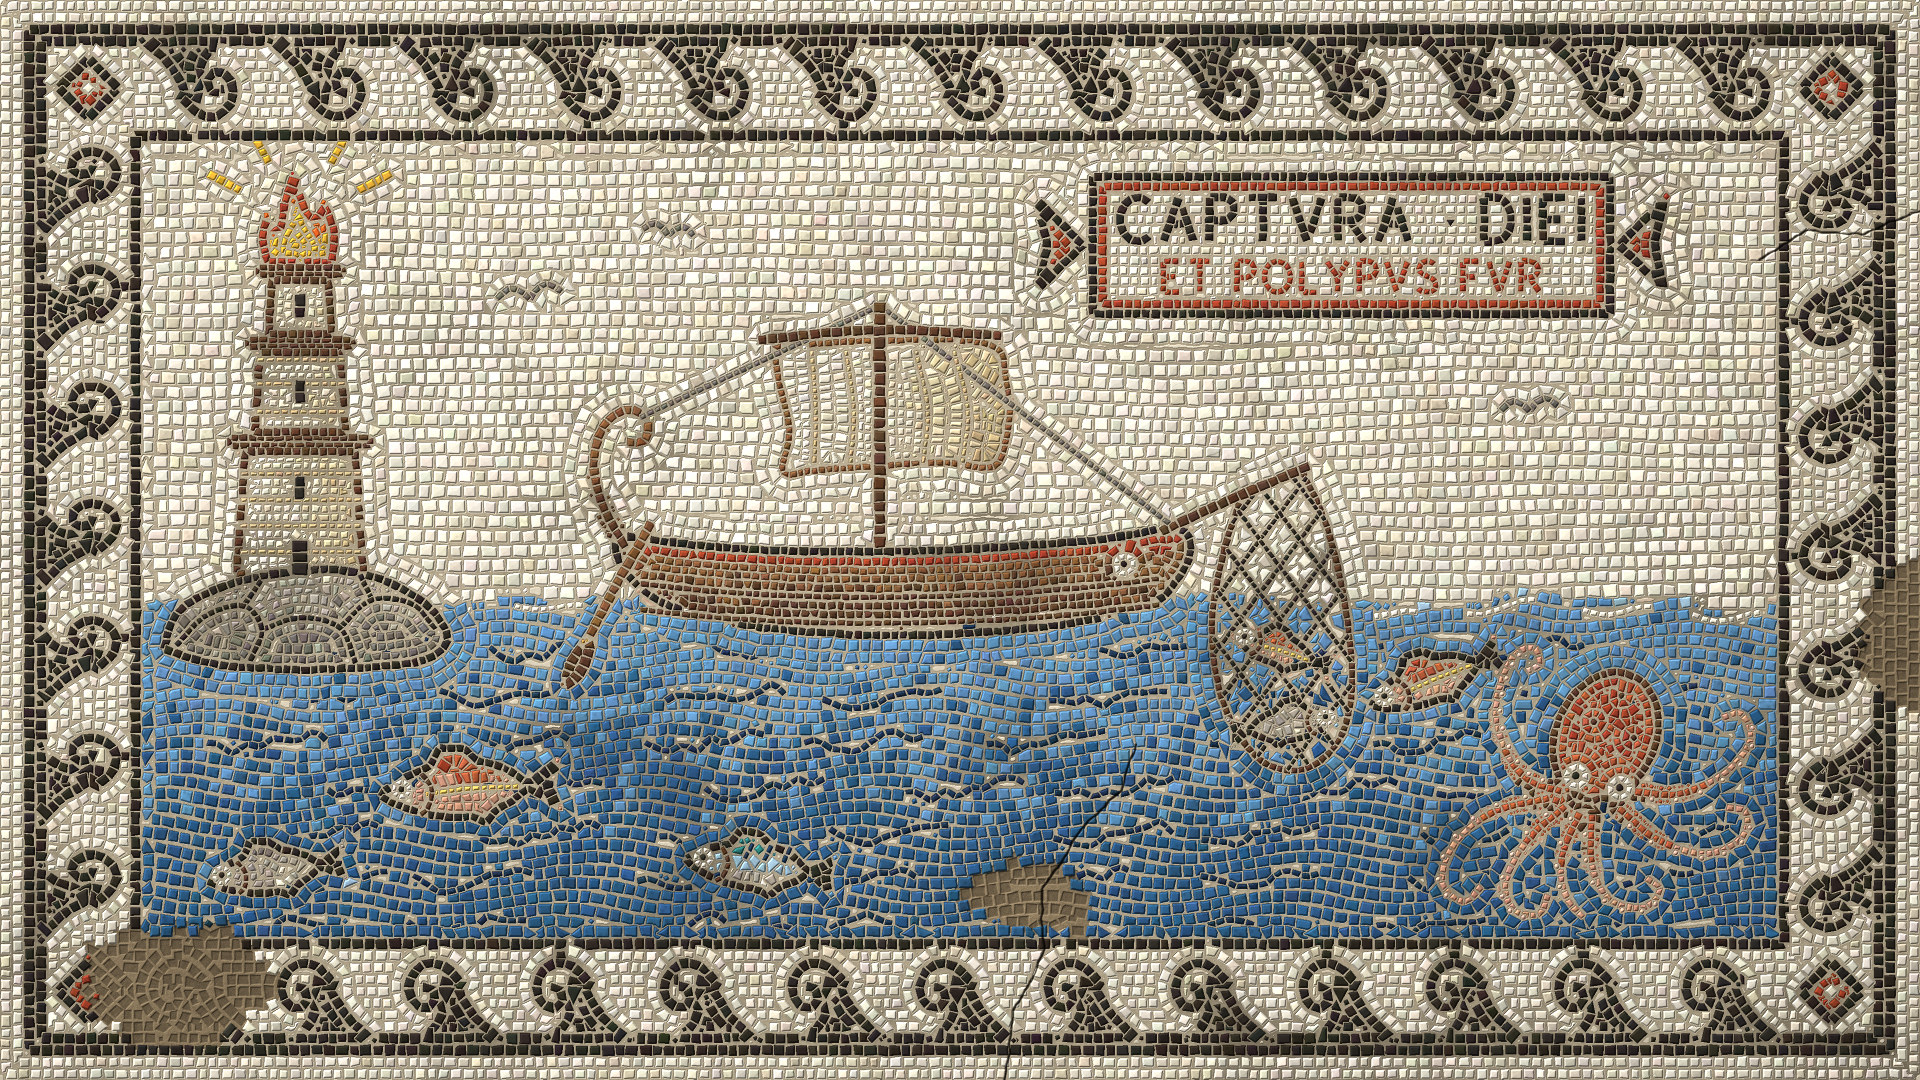

Here is the Python script that generated this plot:
"""Example (Roman floor mosaic): The Day's Catch / 港口渔获 — a harbour panel set in stone and glass tesserae.
A lighthouse burns on its mole, a fishing boat with an eye on its bow has hauled its net out on a pole, and an
octopus has reached up and pulled one fish back out through the mesh while three more escape below.
Gulls overhead. A tabula ansata reads CAPTVRA · DIEI / ET POLYPVS FVR ("the day's catch -- and the octopus,
a thief"). Black-and-white running-wave border with red corner diamonds. Figures in opus vermiculatum (rows
follow every outline and ring every eye), the ground in opus tessellatum with a halo round each figure, the sea
in wavy rows; then time: lost patches showing the sockets in the old bed, a settling crack, dirt in the joints.
No image model.
python3 mosaic_harbor.py [out.jpg] [--stages DIR]
"""
import os, sys, time
sys.path.insert(0, os.path.join(os.path.dirname(os.path.abspath(__file__)), '..', 'lib'))
import numpy as np
from mosaic import Mosaic
from core import spline, blob_pts, blur

out = sys.argv[1] if len(sys.argv) > 1 and not sys.argv[1].startswith('--') else 'mosaic_harbor.jpg'
stages = sys.argv[sys.argv.index('--stages') + 1] if '--stages' in sys.argv else None
t0 = time.time()

W, H = 1920, 1080
m = Mosaic(W, H, seed=11, tile=13)
rng = m.rng
YY, XX = np.mgrid[0:H, 0:W].astype(np.float32)

# ------------------------------------------------------------------ layout
BT = 10.0                                   # border stone
BP = BT + m.gap                             # border row pitch
F0 = 12 * BP                                # the field starts 12 border rows in
FX0, FY0, FX1, FY1 = F0, F0, W - F0, H - F0
field = m.rect(FX0, FY0, FX1, FY1)


def waterline(x):
    return 598 + 5 * np.sin(x / 52.0) + 3 * np.sin(x / 23.0 + 1.3)


sea = field * (YY >= waterline(XX))
sky = field * (YY < waterline(XX))
FIG = 7.5                                   # figure stones are smaller (vermiculatum)


def tf(pts, cx, cy, ang=0.0, flip=False):
    """local -> canvas: rotate (deg, ccw), optional mirror, translate"""
    P = np.asarray(pts, np.float32).copy()
    if flip: P[:, 0] = -P[:, 0]
    a = np.radians(ang); c, s = np.cos(a), np.sin(a)
    return np.stack([cx + P[:, 0] * c + P[:, 1] * s, cy - P[:, 0] * s + P[:, 1] * c], 1)


# ------------------------------------------------------------------ the cartoon: what the stones will copy
m.paint(np.ones((H, W), np.float32), 'white')
m.shade(sky, '#e6decb', '#ece5d4', (0, FY0), (0, 600))
m.shade(sea, 'sky', 'blue', (0, 600), (0, FY1), gamma=0.8)

# border: two outer white rows, two black, a band of running waves, one black row
yy_d = np.minimum(np.minimum(XX + 0.5, W - XX - 0.5), np.minimum(YY + 0.5, H - YY - 0.5))
m.paint((yy_d >= 2 * BP) & (yy_d < 4 * BP), 'black')
m.paint((yy_d >= 11 * BP) & (yy_d < 12 * BP), 'black')
WB0, WBH = 4 * BP, 7 * BP                   # wave band: offset from the edge and height
waves = []


def wave_parts(u0, period):
    """one running wave in band coordinates (u along the travel direction, v inward from the outer fillet, unit =
    band height): a solid body rising from the fillet, and a crest that curls forward round a white eye"""
    k = period / (1.5 * WBH)
    body = [(0.0, -0.12), (0.2, 0.04), (0.42, 0.26), (0.6, 0.55), (0.76, 0.74), (0.86, 0.66), (0.86, 0.44),
            (0.9, 0.22), (1.0, 0.06), (1.12, -0.12)]
    curl = [(0.62, 0.62), (0.8, 0.8), (1.0, 0.84), (1.16, 0.72), (1.22, 0.52), (1.14, 0.34), (1.0, 0.3),
            (0.92, 0.4), (0.96, 0.54), (1.06, 0.56)]
    f = lambda pts: [(u0 + x * k * WBH, y * WBH) for x, y in pts]
    return f(body), f(curl)


def band_to_canvas(side, u, v):
    if side == 0: return WB0 + WBH + u, WB0 + v                        # top, travelling right
    if side == 1: return W - WB0 - v, WB0 + WBH + u                    # right, travelling down
    if side == 2: return W - WB0 - WBH - u, H - WB0 - v                # bottom, travelling left
    return WB0 + v, H - WB0 - WBH - u                                  # left, travelling up


for side in range(4):
    length = (W if side % 2 == 0 else H) - 2 * (WB0 + WBH)
    n = int(round(length / (1.5 * WBH)))
    per = length / n
    for i in range(n):
        body, curl = wave_parts(i * per, per)
        body = [band_to_canvas(side, u, v) for u, v in body]
        curl = spline([band_to_canvas(side, u, v) for u, v in curl], 8)
        waves.append((body, curl))
corner_d = []
for cx, cy in ((WB0 + WBH / 2, WB0 + WBH / 2), (W - WB0 - WBH / 2, WB0 + WBH / 2),
               (W - WB0 - WBH / 2, H - WB0 - WBH / 2), (WB0 + WBH / 2, H - WB0 - WBH / 2)):
    r = WBH * 0.45
    corner_d.append(((cx, cy), m.poly_mask([(cx, cy - r), (cx + r, cy), (cx, cy + r), (cx - r, cy)])))
wave_mask = lambda w: np.clip(m.poly_mask(spline(w[0] + [w[0][0]], 5)) + m.band(w[1], WBH * 0.2, WBH * 0.12), 0, 1)
all_waves = np.zeros((H, W), np.float32)
for w in waves: all_waves = np.maximum(all_waves, wave_mask(w))
m.paint(all_waves, 'black')
for (cx, cy), dm in corner_d:
    m.paint(dm, 'red')

# --- lighthouse on its mole (left)
rocks = m.poly_mask(spline([(158, 652), (172, 612), (204, 590), (242, 576), (282, 569), (330, 565), (374, 572),
                            (412, 589), (440, 612), (452, 642), (428, 664), (370, 672), (290, 674), (210, 668), (158, 652)], 6))
m.shade(rocks, 'grey', 'slate', (300, 565), (300, 672))
tier1 = m.poly_mask([(232, 578), (368, 578), (359, 447), (241, 447)])
corn1 = m.poly_mask([(226, 449), (374, 449), (374, 434), (226, 434)])
tier2 = m.poly_mask([(250, 436), (350, 436), (344, 348), (256, 348)])
corn2 = m.poly_mask([(244, 350), (356, 350), (356, 336), (244, 336)])
tier3 = m.poly_mask([(264, 338), (336, 338), (332, 276), (268, 276)])
deck = m.poly_mask([(254, 278), (346, 278), (346, 264), (254, 264)])
flame = m.poly_mask(spline([(264, 266), (258, 236), (266, 212), (276, 226), (282, 196), (294, 168), (304, 194),
                            (314, 214), (324, 200), (338, 228), (336, 266)], 6))
inner_flame = m.poly_mask(spline([(282, 266), (280, 242), (290, 222), (298, 202), (306, 224), (318, 244), (318, 266)], 6))
tower = np.clip(tier1 + tier2 + tier3, 0, 1)
m.shade(tower, 'white', 'buff', (230, 0), (372, 0), gamma=1.6)
for c_ in (corn1, corn2, deck):
    m.shade(c_, 'ochre', 'brown', (230, 0), (372, 0))
m.shade(flame, 'gold', 'scarlet', (300, 266), (300, 180))
m.paint(inner_flame, 'gold')

# --- boat
hull_top = [(612, 530), (700, 541), (800, 547), (900, 547), (1000, 543), (1100, 535), (1176, 524)]
hull_bot = [(1196, 546), (1183, 580), (1150, 609), (1050, 631), (900, 640), (760, 632), (672, 612), (632, 586), (612, 556)]
hull = m.poly_mask(spline(hull_top + hull_bot + [hull_top[0]], 6))
m.shade(hull, 'brown', 'umber', (0, 535), (0, 640))
wale = m.band(spline([(618, 547), (700, 556), (800, 562), (900, 562), (1000, 558), (1100, 551), (1182, 541)], 6), 13)
m.paint(wale * hull, 'red')
stern = spline([(626, 548), (603, 506), (594, 462), (604, 426), (628, 410), (648, 420), (644, 442), (627, 442)], 8)
stern_m = m.band(stern, 22, 11)
m.shade(stern_m, 'brown', 'umber', (600, 400), (600, 550))
blade = m.ellipse(578, 664, 12, 30, rot=-28)
m.shade(blade, 'ochre', 'brown', (560, 640), (600, 690))
sail = m.poly_mask(spline([(770, 344), (880, 337), (992, 341), (1010, 382), (1012, 428), (996, 470), (940, 466),
                           (880, 470), (820, 474), (780, 476), (786, 430), (776, 386), (770, 344)], 5))
m.shade(sail, 'white', 'buff', (790, 0), (1012, 0), gamma=1.5)

# --- net on its pole, with fish piled in it
bag = m.poly_mask(spline([(1242, 495), (1222, 560), (1212, 630), (1224, 704), (1258, 758), (1302, 770), (1338, 742),
                          (1352, 690), (1346, 610), (1328, 530), (1302, 470), (1270, 482), (1242, 495)], 6))

FISH = {   # back, belly, fin colours; stripe; dark bars
    'bream': ('slate', 'white', 'grey', None, False),
    'mullet': ('red', 'rose', 'pink', 'yellow', False),
    'mackerel': ('teal', 'white', 'sky', None, True),
}


def fish(cx, cy, L, ang=0.0, kind='bream', flip=False, hh=0.36):
    """a fish in local coordinates (snout toward +x); returns its parts already painted into the cartoon"""
    Hh = L * hh
    t = np.linspace(0, 1, 36)
    xb = -0.32 * L + t * 0.82 * L
    hb = Hh / 2 * np.sin(np.pi * np.clip(t, 0, 1) ** 0.85) ** 0.7
    body_l = list(zip(xb, -hb)) + list(zip(xb[::-1], 0.9 * hb[::-1]))
    tail_l = [(-0.29 * L, -0.08 * Hh), (-0.5 * L, -0.46 * Hh), (-0.44 * L, 0.0), (-0.5 * L, 0.46 * Hh), (-0.29 * L, 0.08 * Hh)]
    dors_l = [(-0.1 * L, -0.36 * Hh), (0.0, -0.66 * Hh), (0.16 * L, -0.7 * Hh), (0.22 * L, -0.4 * Hh)]
    anal_l = [(-0.16 * L, 0.32 * Hh), (-0.08 * L, 0.58 * Hh), (0.06 * L, 0.36 * Hh)]
    back, belly, fin, stripe, bars = FISH[kind]
    tr = lambda p: tf(p, cx, cy, ang, flip)
    body = m.poly_mask(tr(body_l)); tail = m.poly_mask(tr(tail_l))
    fins = np.clip(m.poly_mask(tr(dors_l)) + m.poly_mask(tr(anal_l)) + tail, 0, 1)
    m.paint(fins, fin)
    p0, p1 = tr([(0, -0.5 * Hh)])[0], tr([(0, 0.48 * Hh)])[0]
    m.shade(body, back, belly, p0, p1, gamma=0.9)
    whole = np.clip(body + fins, 0, 1)
    eye = tr([(0.36 * L, -0.08 * Hh)])[0]
    gill = tr([(0.25 * L, -0.3 * Hh), (0.2 * L, -0.05 * Hh), (0.22 * L, 0.2 * Hh), (0.27 * L, 0.32 * Hh)])
    lines = []
    if stripe: lines.append((tr([(-0.26 * L, 0.0), (0.0, -0.02 * Hh), (0.24 * L, 0.02 * Hh)]), stripe))
    if bars:
        for bx in (-0.18, -0.06, 0.06):
            lines.append((tr([(bx * L, -0.42 * Hh), (bx * L + 0.04 * L, -0.12 * Hh)]), 'navy'))
    return dict(mask=whole, eye=eye, gill=gill, lines=lines, size=L)


net_fish = [fish(1284, 726, 118, 8, 'bream'), fish(1282, 652, 112, -18, 'mullet', flip=True)]
stolen = fish(1436, 680, 150, 22, 'mullet', flip=True)                  # pulled out through the mesh
free_fish = [fish(470, 790, 190, 4, 'mullet', flip=True), fish(760, 868, 160, -6, 'mackerel', flip=True),
             fish(276, 872, 150, 8, 'bream', flip=True)]

# --- the octopus: mantle, eyes, eight arms; the long one has wrapped round the stolen fish's tail
OX, OY = 1606, 736
mantle = m.ellipse(OX, OY, 54, 70, rot=-24)
m.shade(mantle, 'red', 'brick', (OX + 28, OY - 66), (OX - 22, OY + 64))
arms_p = [[(OX + x, OY + y) for x, y in a] for a in [
    [(-44, 56), (-78, 44), (-100, 16), (-110, -22), (-104, -56), (-90, -82), (-72, -88), (-66, -72), (-80, -64)],
    [(-40, 70), (-78, 104), (-100, 146), (-92, 174), (-66, 178), (-58, 158)],
    [(-14, 78), (-14, 128), (4, 164), (38, 172), (54, 154), (40, 142)],
    [(12, 72), (52, 104), (100, 118), (136, 102), (140, 76), (120, 72)],
    [(28, 56), (74, 58), (118, 38), (144, 6), (136, -22), (116, -18)],
    [(-56, 62), (-112, 76), (-150, 106), (-164, 146), (-142, 166), (-124, 150)],
    [(-26, 76), (-44, 122), (-40, 160), (-22, 182)],
]]
arms = []
for i, p in enumerate(arms_p):
    path = spline(p, 10)
    a = m.band(path, 22 if i == 0 else 20, 5)
    arms.append((path, a))
    m.shade(a, 'brick', 'pink', tuple(path[0]), tuple(path[-1]))
octo = np.clip(mantle + sum(a for _, a in arms), 0, 1)

# --- gulls
gulls = [(530, 300, 66, 6), (668, 236, 52, -8), (1530, 412, 58, 4)]


def gull_strokes(cx, cy, w, ang):
    L_ = tf([(-w / 2, -w * 0.05), (-w * 0.3, -w * 0.2), (-w * 0.1, -w * 0.12), (0, 0)], cx, cy, ang)
    R_ = tf([(0, 0), (w * 0.1, -w * 0.13), (w * 0.3, -w * 0.21), (w / 2, -w * 0.06)], cx, cy, ang)
    return [L_, R_]


# --- tabula ansata (top right)
TX0, TY0, TX1, TY1 = 1088, 172, 1614, 318

# ------------------------------------------------------------------ 1. sinopia: the design brushed on the wet bed
for msk in [rocks, tower, flame, hull, stern_m, sail, bag, mantle, blade] + [f['mask'] for f in net_fish + free_fish + [stolen]] + [a for _, a in arms]:
    m.sinopia(msk, width=3.2)
for w in waves[::2]: m.sinopia(pts=w[1][::4], width=3.0, strength=0.55)
m.sinopia(pts=[(880, 546), (880, 300)], width=3.0)
m.sinopia(pts=[(TX0, TY0), (TX1, TY0), (TX1, TY1), (TX0, TY1), (TX0, TY0)], width=2.6, strength=0.6)
m.sinopia(pts=[(FX0, 600), (FX1, 600)], width=2.4, strength=0.45)
for x in (FX0, FX1):
    m.sinopia(pts=[(x, FY0), (x, FY1)], width=2.4, strength=0.5)
for y in (FY0, FY1):
    m.sinopia(pts=[(FX0, y), (FX1, y)], width=2.4, strength=0.5)
m.stage('sinopia')

# ------------------------------------------------------------------ 2. the border
for w in waves:
    wm = wave_mask(w)
    m.line(w[1], 'black', BT * 0.9)
    m.outline(wm, 'black', 1, BT * 0.9)
    m.fill(wm, BT * 0.9, colour='black')
for (cx, cy), dm in corner_d:
    m.point(cx, cy, 'white', BT * 0.9, 'square', angle=45)
    m.outline(dm, 'black', 1, BT * 0.9)
    m.fill(dm, BT * 0.9, stones=['red', 'brick'])
band = ((yy_d >= WB0) & (yy_d < WB0 + WBH)).astype(np.float32)
m.halo(band, rows=1, size=BT, stones=['white', 'bone'], around=np.clip(all_waves + sum(d for _, d in corner_d), 0, 1))
m.frame(0, 0, W, H, 12 * BP, size=BT, stones=['white', 'bone', 'black'])
m.stage('border')

# ------------------------------------------------------------------ 3. eyes, details and outlines
def eye(x, y, s=FIG):
    m.point(x, y, 'black', s * 0.85, 'round')
    ring = m.ellipse(x, y, s * 1.6, s * 1.6)
    m.halo(ring, rows=1, size=s * 0.75, colour='white', around=m.ellipse(x, y, s * 0.5, s * 0.5))


# lighthouse: door, windows, masonry courses, flame tongues
m.line([(300, 576), (300, 540)], 'black', 9, across=16)
for wy in (488, 392, 306):
    m.line([(300, wy - 12), (300, wy + 12)], 'black', 8, across=10)
for y_ in (552, 526, 500, 474):
    m.line([(240, y_), (362, y_)], 'buff', 7, across=4.5, keep=0.6)
for y_ in (412, 384, 360):
    m.line([(256, y_), (346, y_)], 'buff', 7, across=4.5, keep=0.6)
for a_ in (28, 62, 118, 152):
    r0, r1 = 66, 104
    m.line([(300 + r0 * np.cos(np.radians(a_)), 222 - r0 * np.sin(np.radians(a_))),
            (300 + r1 * np.cos(np.radians(a_)), 222 - r1 * np.sin(np.radians(a_)))], 'gold', 8)
for p in ([(176, 646), (206, 616), (244, 606), (262, 630), (250, 662)], [(262, 630), (300, 618), (340, 628), (356, 664)],
          [(340, 628), (372, 600), (412, 604), (436, 630)], [(244, 606), (262, 580)], [(372, 600), (360, 574)]):
    m.line(p, 'black', 6, across=5)

# boat: oculus, planks, mast, yard, rigging, steering oar
eye(1124, 564, 8)
for off in (36, 62):
    pl = [(x_, y_ + off) for x_, y_ in [(640, 548), (720, 556), (820, 561), (920, 561), (1020, 557), (1110, 549), (1160, 543)]]
    m.line(pl, 'umber', 7, across=5)
m.line([(880, 548), (880, 302)], 'umber', 10, across=11)
m.line([(758, 340), (880, 330), (1002, 336)], 'umber', 9, across=9)
for x_, b_ in ((812, 4), (846, 8), (916, 12), (954, 14)):
    m.line([(x_, 350), (x_ + b_, 410), (x_ + b_ * 0.6, 464)], 'buff', 6, across=4.5)
m.line([(880, 306), (1170, 524)], 'slate', 6, across=5)
m.line([(880, 306), (640, 418)], 'slate', 6, across=5)
m.line([(652, 522), (616, 586), (590, 636)], 'brown', 8, across=9)
m.line(stern, None, 8)                                                    # spine row of the stern post
m.line([(1160, 532), (1230, 500), (1310, 466)], 'umber', 9, across=9)    # net pole

# net: the fish in it are set first and whole; the cords run between them and over the water behind
for f in net_fish:
    eye(*f['eye'], 6)
    m.line(f['gill'], 'umber', 5, across=4)
    for p, c in f['lines']: m.line(p, c, 5, across=4)
    m.outline(f['mask'], 'black', 1, 6)
    m.fill(f['mask'], 6.5)
bag_d = (bag > 0.5)
for k in range(-5, 7):
    for sgn in (1, -1):
        x_a = 1280 + k * 40
        p = np.array([(x_a + sgn * t_ * 0.75, 460 + t_) for t_ in np.linspace(0, 330, 120)])
        inside = bag_d[np.clip(p[:, 1].astype(int), 0, H - 1), np.clip(p[:, 0].astype(int), 0, W - 1)]
        if inside.sum() < 6: continue
        idx = np.nonzero(inside)[0]
        m.line(p[idx[0]:idx[-1] + 1], 'black', 5.5, across=3.8, smooth=False, keep=0.45)
bag_edge = spline([(1242, 495), (1222, 560), (1212, 630), (1224, 704), (1258, 758), (1302, 770), (1338, 742),
                   (1352, 690), (1346, 610), (1328, 530), (1302, 470)], 6)
m.line(bag_edge, 'umber', 6, across=6)

# octopus: eyes, suckers, spine rows of the arms, outline
eye(OX - 30, OY + 40, 9); eye(OX + 14, OY + 52, 9)
for i, (path, a) in enumerate(arms):
    n_ = len(path)
    for j in range(int(n_ * 0.08), int(n_ * 0.7), 5):
        p, q = path[j], path[min(j + 2, n_ - 1)]
        d = q - p; d /= np.linalg.norm(d) + 1e-6
        w_ = (22 - 17 * j / n_) * 0.28
        m.point(p[0] - d[1] * w_, p[1] + d[0] * w_, 'rose', 5.5, 'round')
    m.line(path, None, 6.5, stones=['brick', 'pink', 'red', 'rose'])
m.outline(octo, 'umber', 1, 6.5)
for sx, sy in ((OX + 16, OY - 40), (OX - 12, OY - 14), (OX + 28, OY + 2), (OX + 4, OY - 62)):
    m.point(sx, sy, 'umber', 6, 'round')

# free fish (and the stolen one), rocks, tower, hull, stern, sail, blade
for f in free_fish + [stolen]:
    eye(*f['eye'], 7)
    m.line(f['gill'], 'umber', 6, across=4.5)
    for p, c in f['lines']: m.line(p, c, 6, across=4.5)
    m.outline(f['mask'], 'black', 1, FIG * 0.95)
for msk, c in ((rocks, 'black'), (tower, 'umber'), (corn1, 'umber'), (corn2, 'umber'), (deck, 'umber'),
               (flame, 'red'), (hull, 'black'), (stern_m, 'black'), (blade, 'umber')):
    m.outline(msk, c, 1, FIG)
m.outline(sail, 'brown', 1, 6)
for gx, gy, gw, ga in gulls:
    for p in gull_strokes(gx, gy, gw, ga):
        m.line(p, 'slate', 6.5, across=6)
m.stage('outlines')

# ------------------------------------------------------------------ 4. fill the figures (colours from the cartoon)
for f in free_fish + [stolen]:
    m.fill(f['mask'], FIG)
m.fill(mantle * (1 - m.everything()), 7)
m.fill(octo, 6.5)
m.fill(inner_flame, 6, stones=['gold', 'yellow'])
for msk in (flame, corn1, corn2, deck, tower, rocks, sail, blade, stern_m, hull):
    m.fill(msk, FIG)
m.stage('figures')

# ------------------------------------------------------------------ 5. the inscription
m.tabula(TX0, TY0, TX1, TY1, [('CAPTVRA · DIEI', 44, 'black'), ('ET POLYPVS FVR', 31, 'red')], ear=58, size=8)
m.stage('inscription')

# ------------------------------------------------------------------ 6. halo, ground, sea
big = np.clip(rocks + tower + flame + hull + stern_m + sail + mantle + bag + m.poly_mask([(TX0 - 60, TY0), (TX1 + 60, TY0), (TX1 + 60, TY1), (TX0 - 60, TY1)]), 0, 1)
m.halo(sky, rows=1, size=11, stones=['white', 'bone'])
m.halo(sea, rows=1, size=11, stones=['pale', 'sky', 'blue'])
near_big = (blur(big, 9) > 0.08) * m.everything()                         # the big figures and their first ring
m.halo(sky, rows=1, size=11, stones=['white', 'bone'], around=near_big)
m.halo(sea, rows=1, size=11, stones=['pale', 'sky', 'blue'], around=near_big)
m.stage('halo')
m.rows(sky, size=12.5, wobble=6, stones=['white', 'bone', 'cream'])
m.stage('ground')
# water: dark wave strokes and white crests, then wavy rows
for wy in range(650, 930, 46):
    for k in range(9):
        x_ = FX0 + 60 + k * 190 + (wy * 7) % 120 + rng.uniform(-30, 30)
        pts = [(x_ + t_, wy + rng.uniform(-6, 6) + 7 * np.sin(t_ / 22.0)) for t_ in np.linspace(0, 120, 10)]
        if x_ + 130 > FX1: continue
        m.line(pts, 'navy', 8, across=6, keep=0.6)
for k in range(14):
    x_ = FX0 + 20 + k * 118 + rng.uniform(-10, 10)
    pts = [(x_ + t_, waterline(x_ + t_) + 13 + 4 * np.sin(t_ / 14.0)) for t_ in np.linspace(0, 70, 8)]
    if x_ + 80 > FX1: continue
    m.line(pts, 'white', 7, across=6, keep=0.6)
wav = YY - 7 * np.sin(XX / 38.0 + YY / 60.0)
m.rows(sea, size=11, field=wav, stones=['pale', 'sky', 'blue', 'navy', 'teal'])
m.stage('sea')

# ------------------------------------------------------------------ 7. two thousand years
m.lacuna(m.poly_mask(blob_pts(176, 984, 84, 52, rough=0.3, seed=4)))
m.lacuna(m.poly_mask(blob_pts(1912, 640, 40, 70, rough=0.3, seed=8)))
m.lacuna(m.poly_mask(blob_pts(1030, 900, 52, 30, rough=0.3, seed=9, rot=0.3)))
m.crack([(1004, 1080), (1012, 1010), (1046, 950), (1040, 890), (1078, 830), (1120, 790), (1136, 744)])
m.crack([(1920, 210), (1862, 236), (1808, 232), (1760, 262)])
m.patina(1.0)

print('laid', len(m.poly), 'stones in', round(time.time() - t0, 1), 's')
m.save(out, stages_dir=stages)
print('done', round(time.time() - t0, 1), 's')
